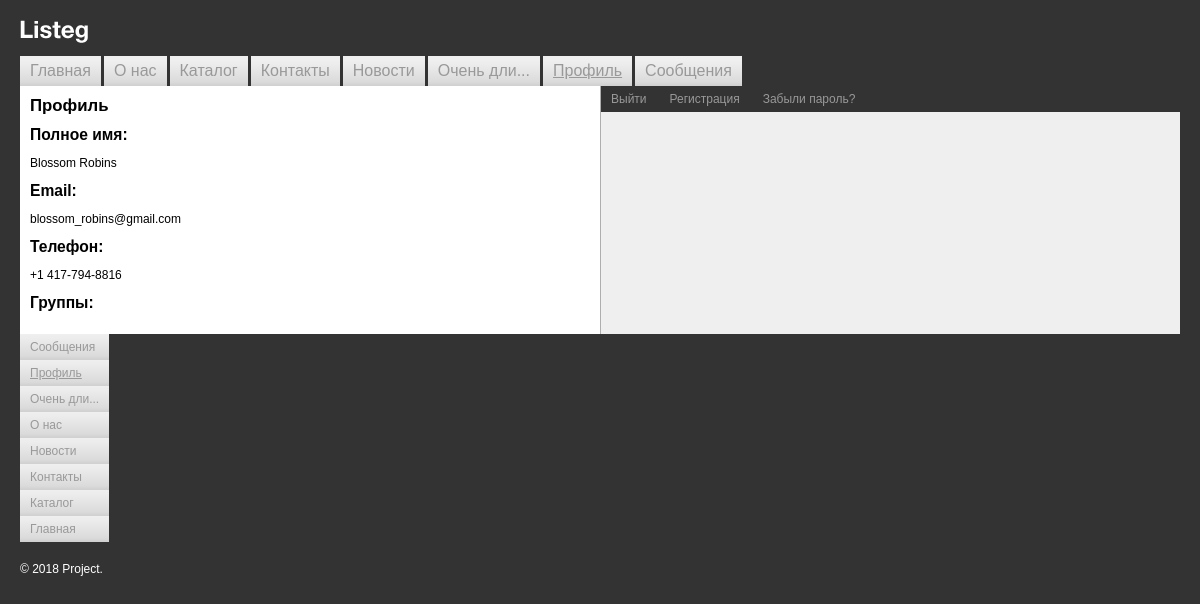
/route/profile/ (signed in), run on an earlier commit of the app's database.
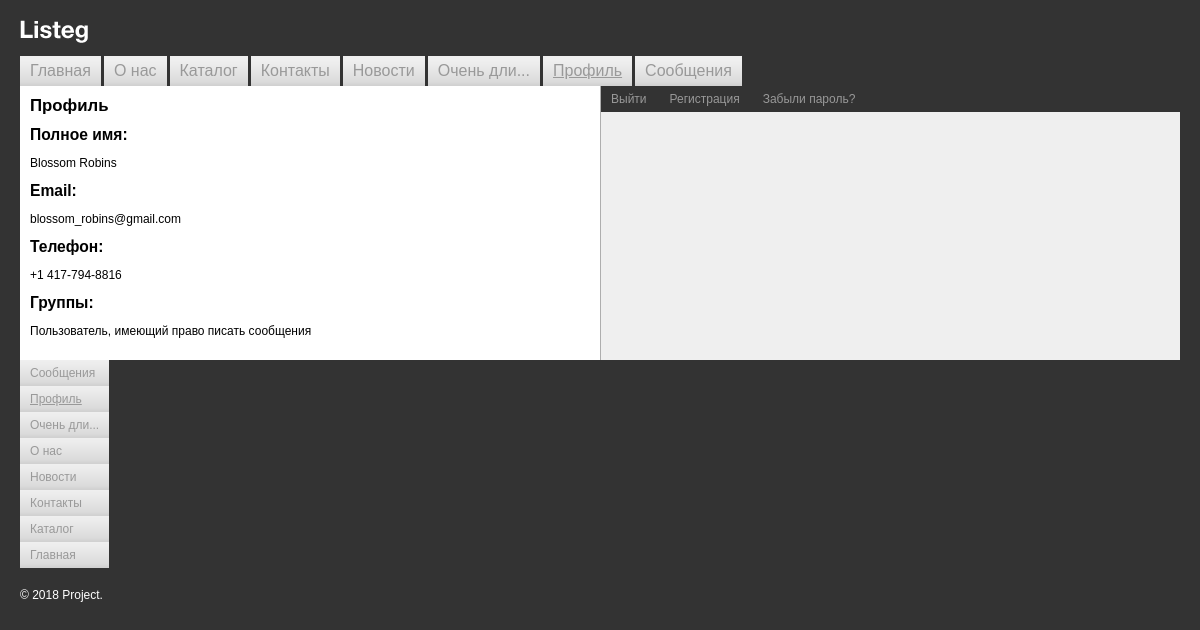
And on a later commit of the database.
### tables this page shows
CREATE TABLE `users` (
  `id` int NOT NULL AUTO_INCREMENT,
  `active` tinyint(1) DEFAULT '0',
  `full_name` varchar(255) NOT NULL,
  `email` varchar(255) DEFAULT NULL,
  `phone` varchar(255) DEFAULT NULL,
  `password` varchar(255) DEFAULT NULL,
  `receive_letter` tinyint(1) DEFAULT '1',
  PRIMARY KEY (`id`)
);

CREATE TABLE `groups` (
  `id` int NOT NULL AUTO_INCREMENT,
  `name` varchar(255) NOT NULL,
  `description` text,
  PRIMARY KEY (`id`)
);

### route/index.php (called while the page is built)
<?php
require $_SERVER['DOCUMENT_ROOT'] . "/templates/header.php";
require $_SERVER['DOCUMENT_ROOT'] . "/templates/main.php";
require $_SERVER['DOCUMENT_ROOT'] . "/templates/footer.php";

### helpers/functions.php (called while the page is built, shortened)
<?php
function getTitle(array $menuList, $path)
{
    foreach ($menuList as $item) {
        if ($item['path'] === $path) {
            return $item['title'];
        }
    }
    return PAGE_NOT_FOUND;
}
function showMenu(array $menuList, $layout, $key = 'sort', $sort = SORT_ASC)
{
    $menuList = arraySort($menuList, $key, $sort);
    $ulClass = $layout == "header" ? "" : "bottom";
    require $_SERVER['DOCUMENT_ROOT'] . "/include/main_menu.php";
}
function arraySort(array $array, $key = 'sort', $sort = SORT_ASC): array
{
    usort($array, function ($a, $b) use ($key, $sort) {
        return ($a[$key] <=> $b[$key]) * (($sort == SORT_ASC) ? 1 : -1);
    });
    return $array;
}
function cutString($line, $length = 12, $appends = '...'): string
{
    return mb_strimwidth($line, 0, $length, $appends);
}
function isCurrentUrl($url): bool
{
    return parse_url($_SERVER['REQUEST_URI'], PHP_URL_PATH) == $url;
}
function getRoute()
{
    return strtok($_SERVER["REQUEST_URI"],'?');
}

### helpers/database.php (called while the page is built, shortened)
<?php
function connect()
{
    static $dbh = null;
    if (!$dbh) {
        $dbh = new PDO('mysql:host=localhost;dbname=php_db', 'root', '');
    }
    return $dbh;
}
function getProfile()
{
    $dbh = connect();
    $sth = $dbh->prepare('SELECT full_name, email, phone FROM users WHERE email = :email');
    $sth->execute(array(':email' => mb_strtolower($_SESSION['login'])));
    $user = $sth->fetchAll()[0];
    $sth = $dbh->prepare('SELECT g.description FROM users AS u INNER JOIN group_user AS gu ON u.id = gu.user_id INNER JOIN `groups` AS g ON gu.group_id = g.id WHERE u.email = :email');
    $sth->execute(array(':email' => mb_strtolower($_SESSION['login'])));
    $groups = $sth->fetchAll();
    require $_SERVER['DOCUMENT_ROOT'] . "/templates/profile.php";
}

### helpers/session_cookie.php (called while the page is built, shortened)
<?php
$authorized = isset($_SESSION['login']);

### templates/profile.php (the view)
<h2>Полное имя:</h2>
<p><?= $user['full_name'] ?></p>
<h2>Email:</h2>
<p><?= $user['email'] ?></p>
<h2>Телефон:</h2>
<p><?= $user['phone'] ?></p>
<h2>Группы:</h2>
<?php foreach ($groups as $group): ?>
    <p><?= $group['description'] ?></p>
<?php endforeach;

### templates/header.php (shortened to what this page needs)
<?php
require $_SERVER['DOCUMENT_ROOT'] . "/helpers/database.php";
require $_SERVER['DOCUMENT_ROOT'] . "/helpers/functions.php";
require $_SERVER['DOCUMENT_ROOT'] . "/helpers/session_cookie.php";
?>
<!DOCTYPE html>
<html>
<head>
    <link href="/styles.css" rel="stylesheet">
</head>
<body>
<div class="header">
    <div class="logo"><img src="/img/logo.png" width="68" height="23" alt="Project"></div>
    <div class="clearfix"></div>
</div>

### templates/main.php (shortened to what this page needs)
<div class="clear">
    <?php showMenu($menuList, "header", 'sort', SORT_ASC); ?>
</div>
<table width="100%" border="0" cellspacing="0" cellpadding="0">
    <tr>
        <td class="left-collum-index">
            <h1><?= getTitle($menuList, parse_url($_SERVER['REQUEST_URI'], PHP_URL_PATH)) ?></h1>
            <?php if (getRoute() == '/route/profile/') : ?>
                <?php getProfile() ?>
            <?php elseif (getRoute() == '/posts/') : ?>
                <?php getPosts(); ?>
            <?php elseif (getRoute() == '/posts/add/') : ?>
                <?php getPostAdd(); ?>
            <?php elseif (getRoute() == '/posts/details.php') : ?>
                <?php getMessage(); ?>
            <?php else : ?>
                <p>Вести свои личные списки, например покупки в магазине, цели, задачи и многое другое. Делится списками
                    с друзьями и просматривать списки друзей.</p>
            <?php endif; ?>
        </td>
        <td class="right-collum-index">
            <div class="project-folders-menu">
                <ul class="project-folders-v">
                    <?php if ($authorized): ?>
                        <li><a href="/logout.php">Выйти</a></li>
                    <?php else: ?>
                        <li class="project-folders-v-active"><a href="/?login=yes">Авторизация</a></li>
                    <?php endif; ?>
                    <li><a href="#">Регистрация</a></li>
                    <li><a href="#">Забыли пароль?</a></li>
                </ul>
                <div class="clearfix"></div>
            </div>
            <div class="index-auth">
            </div>
        </td>
    </tr>
</table>

### include/main_menu.php
<ul class="main-menu <?= $ulClass ?>">
    <?php foreach ($menuList as $element): ?>
        <li>
            <a href="<?= $element['path'] ?>"
               class="<?= isCurrentUrl($element['path']) ? "active" : "" ?>">
                <?= cutString($element['title']) ?>
            </a>
        </li>
    <?php endforeach; ?>
</ul>

### templates/footer.php (shortened to what this page needs)
<div class="clearfix">
</div>
<div class="footer">&copy;&nbsp;<nobr>2018</nobr> Project.</div>
</body>
</html>

### styles.css (style rules this page uses)
body { background: #333333; padding: 20px; margin: 0; color: #000000; font-family: Arial, Helvetica, sans-serif; font-size: 12px; }
div { border: none; font-size: 1em; }
tr td { font-size: 1em; border: none; }
img { border: none; }
a { text-decoration: underline; color: #333; }
.header { padding: 0; margin: 0 0 10px 0; border: none; }
.logo { float: left; margin: 0 10px 0 0; padding: 0; border: none; }
.logo img { border: none; }
.main-menu { margin: 0; padding: 0; clear: both; }
.main-menu li { list-style: none; float: left; background: url(/img/top-menu-bg.gif) bottom repeat-x #efefef; margin: 0 3px 0 0; padding: 0; }
.main-menu.bottom { float: left; }
.main-menu.bottom li { float: none; display: block; }
.main-menu li a { padding: 6px 10px; text-decoration: none; display: block; color: #999999; }
.main-menu.bottom li a { font-size: 12px; }
.main-menu li a { font-size: 16px; }
.main-menu li a.active { text-decoration: underline; }
.clearfix::after { content: ""; display: table; clear: both; }
.left-collum-index { background: #ffffff; margin: 0; padding: 10px; width: 50%; vertical-align: top; }
.left-collum-index h1 { font-size: 1.4em; color: #000000; margin: 0 0 10px 0; }
.left-collum-index h2 { font-size: 1.3em; color: #000000; margin: 0 0 10px 0; }
.right-collum-index { background: #efefef; margin: 0; padding: 0; width: 50%; border-left: solid 1px #aeaeae; vertical-align: top; }
.footer { color: #ffffff; margin: 20px 0 0 0; padding: 0; }
.project-folders-menu { background: #333333; margin: 0 0 10px 0; padding: 0 10px 0 0; }
.project-folders-v { margin: 0; padding: 0; }
.project-folders-v li { list-style: none; float: left; background: #333333; margin: 0 3px 0 0; padding: 0; }
.project-folders-v li a { padding: 6px 10px; text-decoration: none; display: block; color: #999999; }
.index-auth { margin: 0; padding: 10px; }

What changed in the data, as far as the page shows it:
now on this page (row edited): groups: description "Пользователь, имеющий право писать сообщения"
